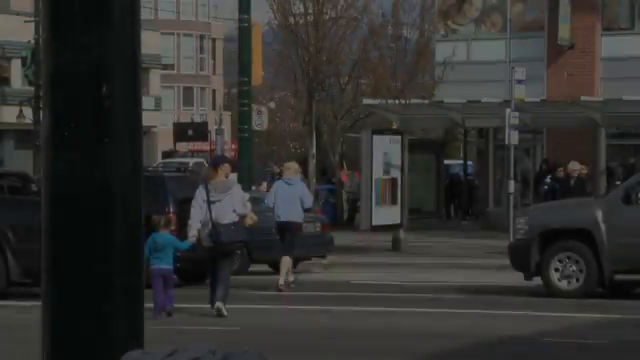
#> input picture frame 38 of human_detection1.mp4, 640 x 360 px
$ python human_detection.py
#> lines starting #> are read from the running program, lines starting #| are printed output that depends on the picture; after the words box and inside, x2 and y2 are one past the last pixel; in counts of white or black regions, pixels touching at a corner belong together
import cv2
import numpy as np

class HumanDetectionTracking:
    def __init__(self, video_path):
        self.video_path = video_path
        self.hog = cv2.HOGDescriptor()
        self.hog.setSVMDetector(cv2.HOGDescriptor_getDefaultPeopleDetector())
        self.cap = cv2.VideoCapture(video_path)

    def detect_and_track(self):
        while True:
            # Read a frame from the video
            ret, frame = self.cap.read()
#> frame is the input picture: shape (360, 640, 3); mean B, G, R 47.1, 49.1, 49.5
            if not ret:
                break  # Exit if no frame is captured (end of video)

            # Resize frame for processing
            frame_resized = cv2.resize(frame, (640, 480))
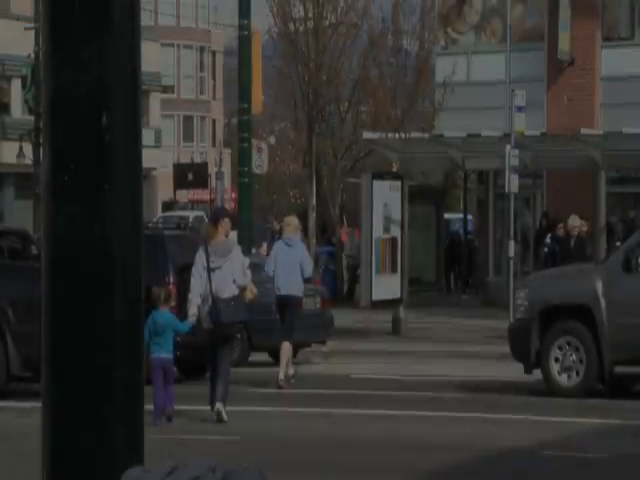
#> frame_resized: shape (480, 640, 3); mean B, G, R 47.1, 49.1, 49.5

            # Detect humans in the frame
            humans, _ = self.hog.detectMultiScale(frame_resized, winStride=(8, 8))
#> humans = [[185, 304, 71, 141], [241, 195, 95, 189], [118, 272, 88, 176], [173, 248, 99, 199]]

            # Draw bounding boxes around detected humans
            for (x, y, w, h) in humans:
                cv2.rectangle(frame_resized, (x, y), (x + w, y + h), (0, 255, 0), 2)
#> this loop made 4 passes
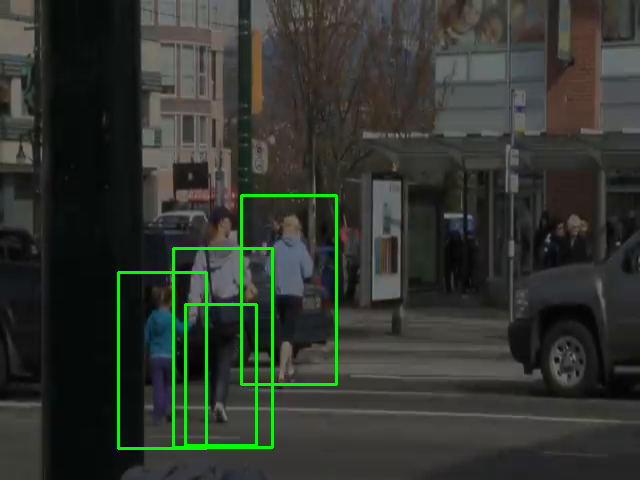
#> frame_resized: shape (480, 640, 3); 1.99% of pixels changed, all inside (x1, y1, x2, y2) = (117, 194, 338, 450)

            # Display the frame with human detection
            cv2.imshow('Human Detection and Tracking', frame_resized)

            # Wait for 'q' key to exit
            if cv2.waitKey(1) == ord('q'):
#> (key q is pressed here)
                break

        # Release resources and close windows
        self.cap.release()
        cv2.destroyAllWindows()

if __name__ == '__main__':
    video_path =r"C:\Users\DELL\Desktop\human_detection1.mp4" # Replace with the path to your video
    tracker = HumanDetectionTracking(video_path)
    tracker.detect_and_track()

$ run again, starting later in the video
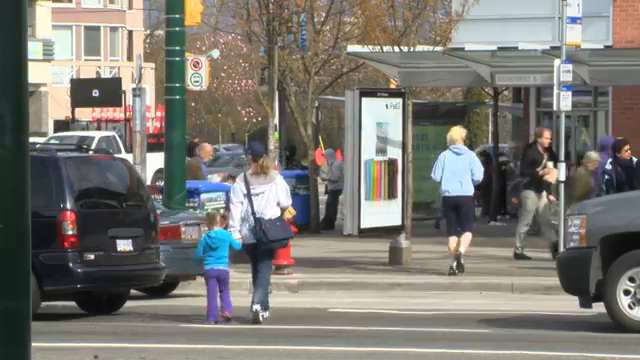
#> input picture frame 174 of human_detection1.mp4, 640 x 360 px
#> in detect_and_track, frame is the input picture: shape (360, 640, 3); mean B, G, R 113.4, 120.1, 122.5
#> in detect_and_track, `frame_resized = cv2.resize(frame, (640, 480))`:
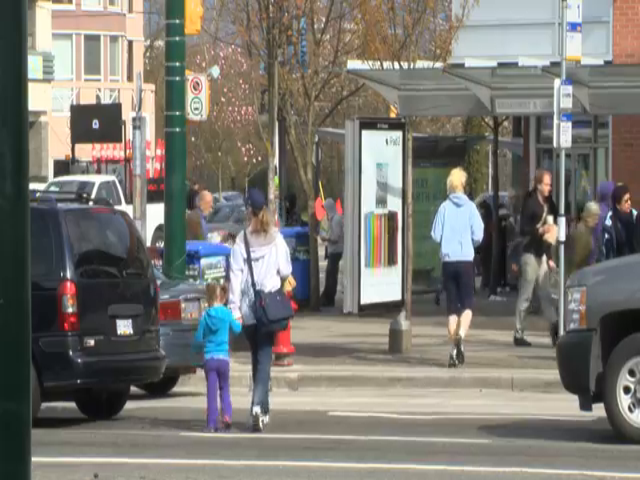
#> frame_resized: shape (480, 640, 3); mean B, G, R 113.4, 120.1, 122.5
#> humans = [[173, 280, 84, 169], [224, 288, 73, 146], [401, 147, 113, 225], [483, 151, 102, 204]]
#> the loop in detect_and_track, `for (x, y, w, h) in humans:` made 4 passes
#> after the loop in detect_and_track, `for (x, y, w, h) in humans:`:
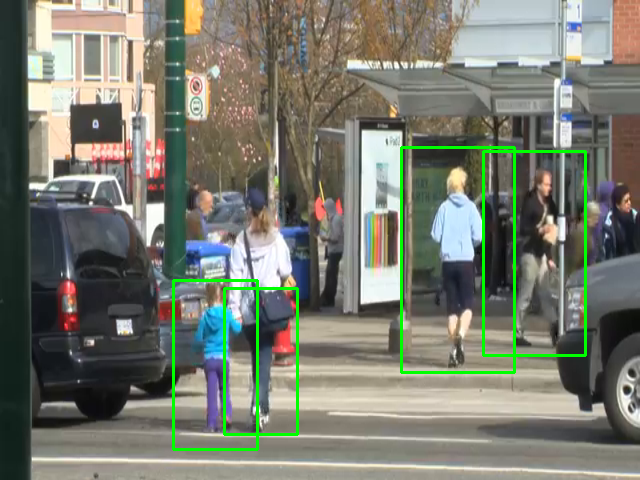
#> frame_resized: shape (480, 640, 3); 2.16% of pixels changed, all inside (x1, y1, x2, y2) = (172, 146, 587, 451)

$ run again, starting later in the video
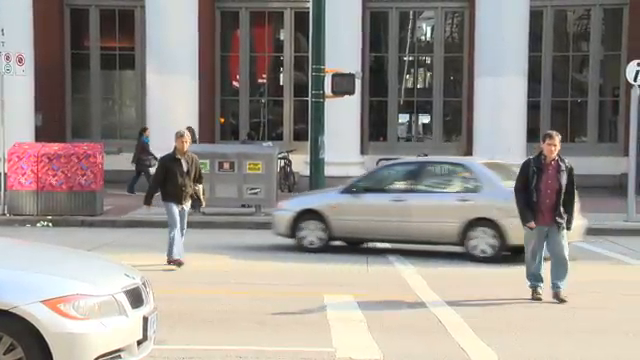
#> input picture frame 310 of human_detection1.mp4, 640 x 360 px
#> in detect_and_track, frame is the input picture: shape (360, 640, 3); mean B, G, R 140.3, 145.7, 151.8
#> in detect_and_track, `frame_resized = cv2.resize(frame, (640, 480))`:
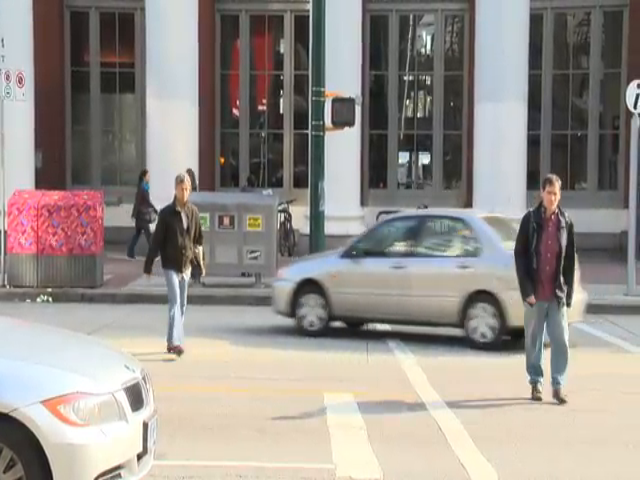
#> frame_resized: shape (480, 640, 3); mean B, G, R 140.3, 145.7, 151.8
#> humans = [[55, 177, 72, 144], [13, 183, 71, 142], [122, 161, 107, 214], [477, 157, 138, 276]]
#> the loop in detect_and_track, `for (x, y, w, h) in humans:` made 4 passes
#> after the loop in detect_and_track, `for (x, y, w, h) in humans:`:
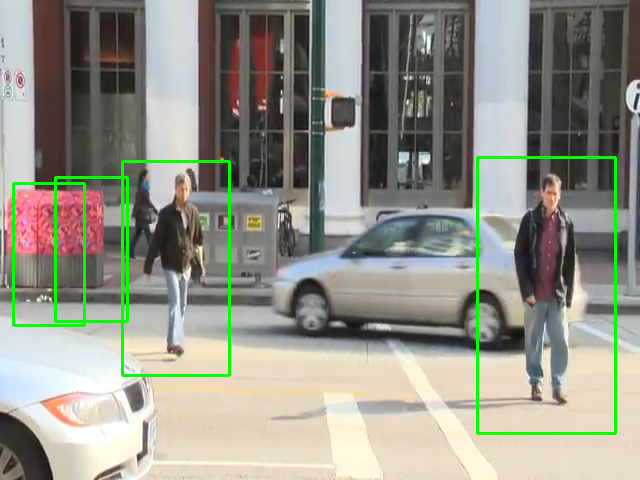
#> frame_resized: shape (480, 640, 3); 2.26% of pixels changed, all inside (x1, y1, x2, y2) = (12, 156, 617, 435)
